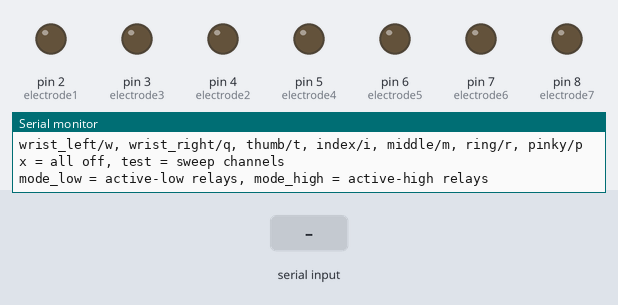
Simulated run of this sketch. Board: Arduino Uno, built with avr-gcc and run on an emulated ATmega328P. Parts: output pins drawn as LEDs (lit = HIGH), the last lines printed to the serial monitor. The test bench sets the inputs (shaded band).

Above: at 1.2 s.
1.3 s: "test\n" received over Serial
At 1.8 s:
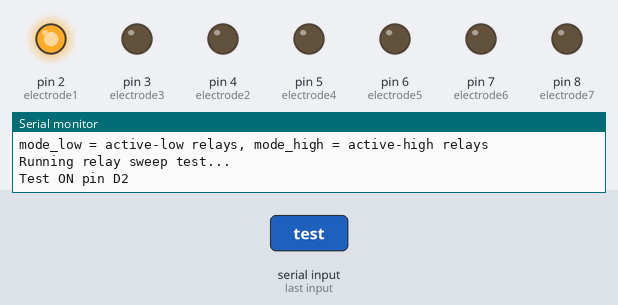
4.3 s: "mode_low\n" received over Serial
At 7.0 s:
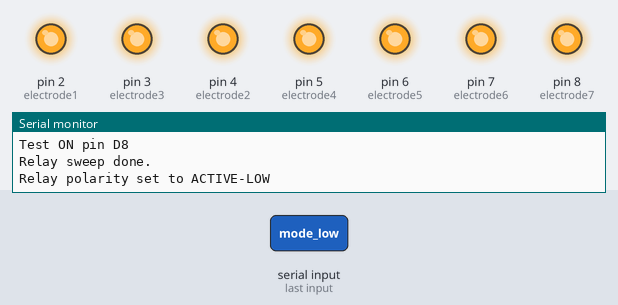
7.3 s: "test\n" received over Serial
At 7.8 s:
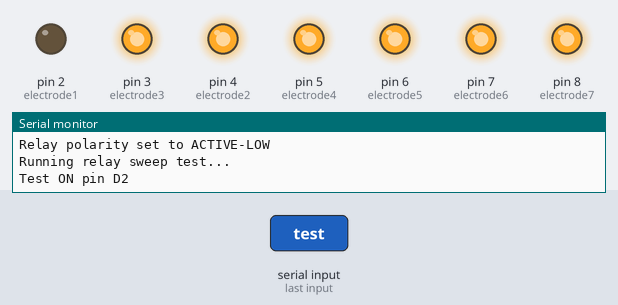
Timing chart, 0 to 13.7 s (numbered marks = the images above; inputs shaded):
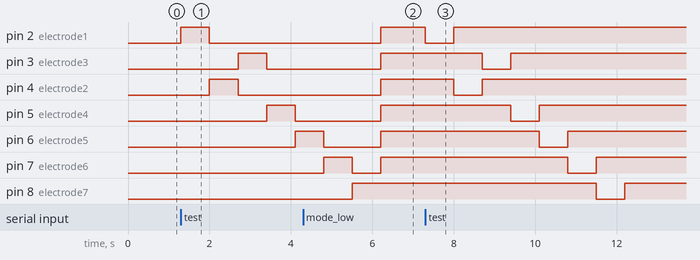

Measured:
- after the input at 1.3 s, pin 2 (electrode1): LOW → HIGH at once, → LOW 0.70 s later; pin 3 (electrode3): LOW → HIGH after 1.4 s, → LOW 0.70 s later; pin 4 (electrode2): LOW → HIGH after 0.70 s, → LOW 0.70 s later; pin 5 (electrode4): LOW → HIGH after 2.1 s, → LOW 0.70 s later; pin 6 (electrode5): LOW → HIGH after 2.8 s
- after the input at 4.3 s, pin 2 (electrode1), pin 3 (electrode3), pin 4 (electrode2), pin 5 (electrode4): LOW → HIGH after 1.9 s; pin 8 (electrode7): goes on until 5.5 s, then stays HIGH
- after the input at 7.3 s, pin 2 (electrode1): HIGH → LOW at once, → HIGH 0.70 s later; pin 3 (electrode3): HIGH → LOW after 1.4 s, → HIGH 0.70 s later; pin 4 (electrode2): HIGH → LOW after 0.70 s, → HIGH 0.70 s later; pin 5 (electrode4): HIGH → LOW after 2.1 s, → HIGH 0.70 s later; pin 6 (electrode5): HIGH → LOW after 2.8 s, → HIGH 0.70 s later

The sketch:

human_operator_ems.ino
```cpp
// Electrode select lines (user-provided config)
const int electrode1 = 2;  // wrist_left
const int electrode2 = 4;  // wrist_right
const int electrode3 = 3;  // thumb
const int electrode4 = 5;  // index
const int electrode5 = 6;  // middle
const int electrode6 = 7;  // ring
const int electrode7 = 8;  // pinky

// Most relay boards are active-low (LOW = ON, HIGH = OFF).
// If your board is active-high, set this to false.
bool relayActiveLow = false;

const int relayPins[] = {electrode1, electrode2, electrode3, electrode4, electrode5, electrode6, electrode7};
const int relayPinCount = sizeof(relayPins) / sizeof(relayPins[0]);

int relayOnLevel() {
  return relayActiveLow ? LOW : HIGH;
}

int relayOffLevel() {
  return relayActiveLow ? HIGH : LOW;
}

void setRelayState(int pin, bool enabled) {
  digitalWrite(pin, enabled ? relayOnLevel() : relayOffLevel());
}

void allOff() {
  for (int i = 0; i < relayPinCount; i++) {
    setRelayState(relayPins[i], false);
  }
}

void selectOnly(int pin) {
  allOff();
  setRelayState(pin, true);
}

void runTestSweep() {
  Serial.println("Running relay sweep test...");
  for (int i = 0; i < relayPinCount; i++) {
    allOff();
    setRelayState(relayPins[i], true);
    Serial.print("Test ON pin D");
    Serial.println(relayPins[i]);
    delay(700);
  }
  allOff();
  Serial.println("Relay sweep done.");
}

bool isCommand(const String& command, const char* longName, char shortAlias) {
  return command.equalsIgnoreCase(longName) || (command.length() == 1 && tolower(command[0]) == shortAlias);
}

void setup() {
  // Initialize serial communication so we can chat with it
  Serial.begin(115200);

  // Initialize all electrode select pins as outputs
  pinMode(electrode1, OUTPUT);
  pinMode(electrode2, OUTPUT);
  pinMode(electrode3, OUTPUT);
  pinMode(electrode4, OUTPUT);
  pinMode(electrode5, OUTPUT);
  pinMode(electrode6, OUTPUT);
  pinMode(electrode7, OUTPUT);

  allOff();

  // Print the instructions to the Serial Monitor
  Serial.println("Electrode Router Ready.");
  Serial.println("Commands (name or alias):");
  Serial.println("wrist_left/w, wrist_right/q, thumb/t, index/i, middle/m, ring/r, pinky/p");
  Serial.println("x = all off, test = sweep channels");
  Serial.println("mode_low = active-low relays, mode_high = active-high relays");
}

void loop() {
  if (Serial.available() > 0) {
    String command = Serial.readStringUntil('\n');
    command.trim();

    if (command.length() == 0) {
      return;
    }

    if (isCommand(command, "wrist_left", 'w')) {
      selectOnly(electrode1);
      Serial.println("Selected: wrist_left");
    } else if (isCommand(command, "wrist_right", 'q')) {
      selectOnly(electrode2);
      Serial.println("Selected: wrist_right");
    } else if (isCommand(command, "thumb", 't')) {
      selectOnly(electrode3);
      Serial.println("Selected: thumb");
    } else if (isCommand(command, "index", 'i')) {
      selectOnly(electrode4);
      Serial.println("Selected: index");
    } else if (isCommand(command, "middle", 'm')) {
      selectOnly(electrode5);
      Serial.println("Selected: middle");
    } else if (isCommand(command, "ring", 'r')) {
      selectOnly(electrode6);
      Serial.println("Selected: ring");
    } else if (isCommand(command, "pinky", 'p')) {
      selectOnly(electrode7);
      Serial.println("Selected: pinky");
    } else if (command.equalsIgnoreCase("x")) {
      allOff();
      Serial.println("All electrodes OFF");
    } else if (command.equalsIgnoreCase("test")) {
      runTestSweep();
    } else if (command.equalsIgnoreCase("mode_low")) {
      relayActiveLow = true;
      allOff();
      Serial.println("Relay polarity set to ACTIVE-LOW");
    } else if (command.equalsIgnoreCase("mode_high")) {
      relayActiveLow = false;
      allOff();
      Serial.println("Relay polarity set to ACTIVE-HIGH");
    } else {
      Serial.print("Unknown command: ");
      Serial.println(command);
    }
  }
}
```
